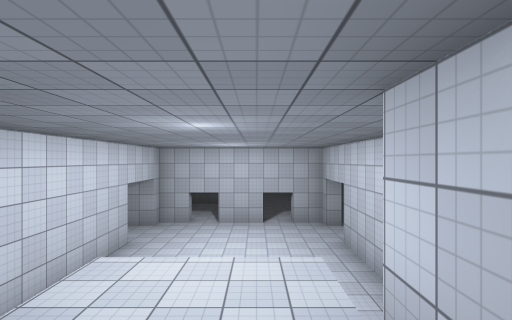
View 1 (above)

16 first-person views from a walk through a Unity game level. The camera is 1.3 m above the floor, looks level and sees 80° across. The floor is counted in squares, 2 m on a side. Each view is taken from the middle of a square. On the plan, view 1 faces up. The plan holds only what a view shows up to about 10 squares ahead; the rest is blank. The place goes on beyond the plan. The player is left out. Some animated figures are left out. Surface patterns are stand-ins for the level's own textures.

View 2
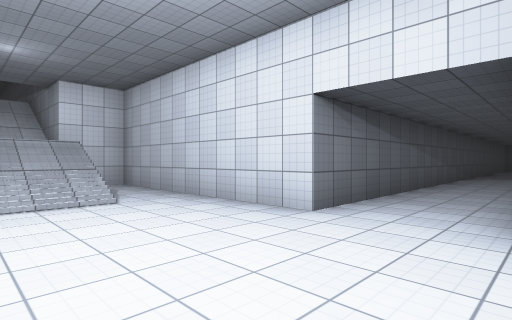

View 3
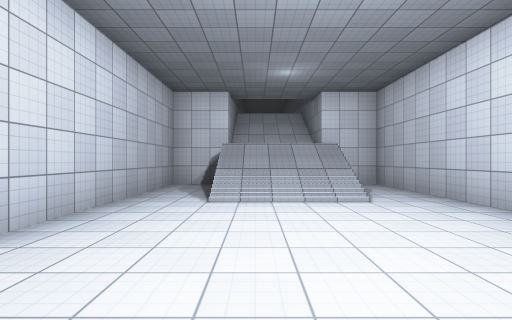

View 4
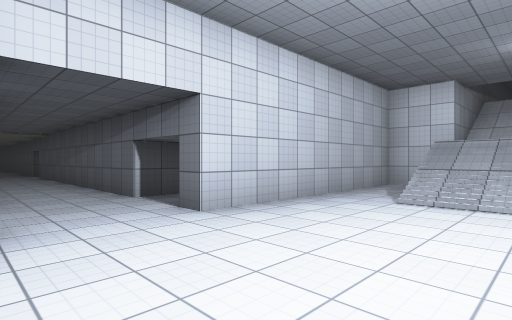

View 5
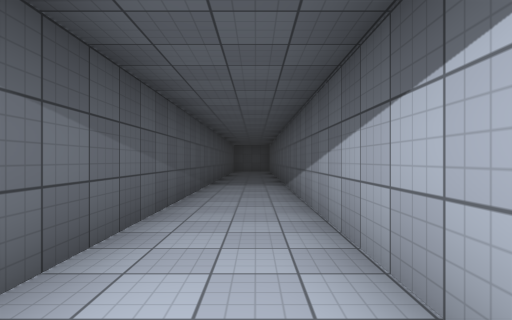

View 6
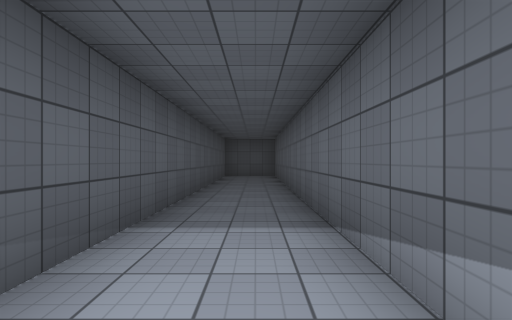

View 7
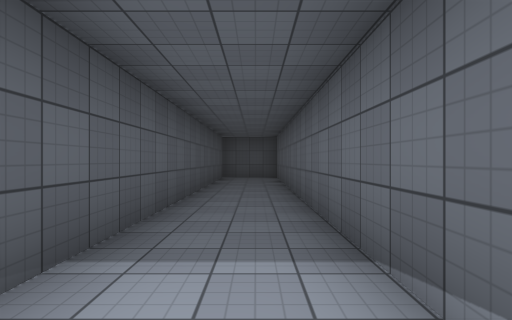

View 8
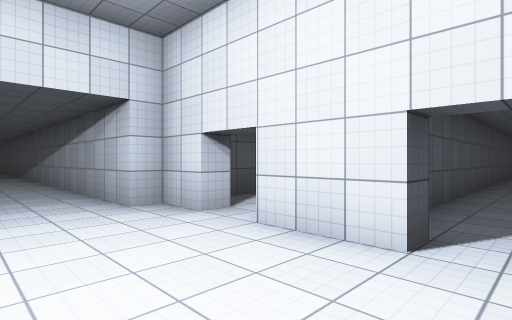

View 9
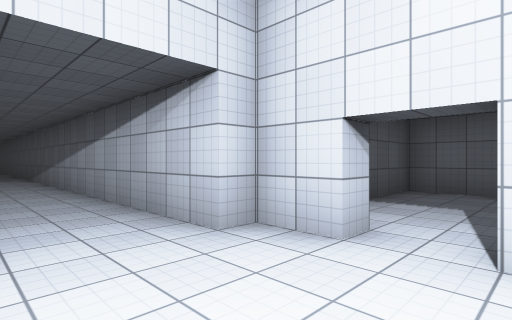

View 10
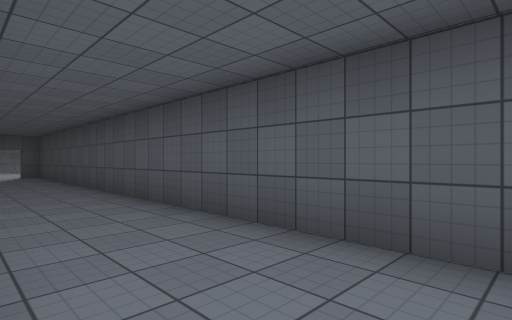

View 11
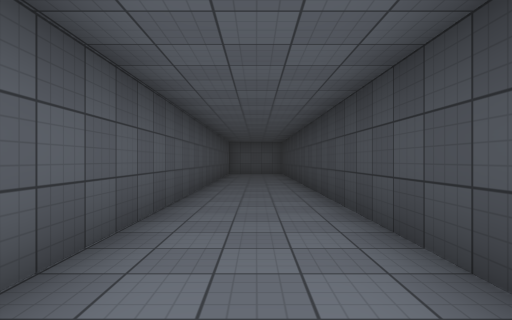

View 12
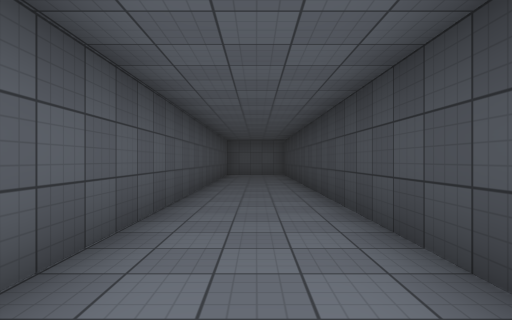

View 13
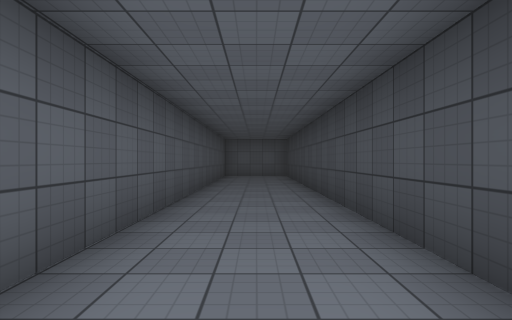

View 14
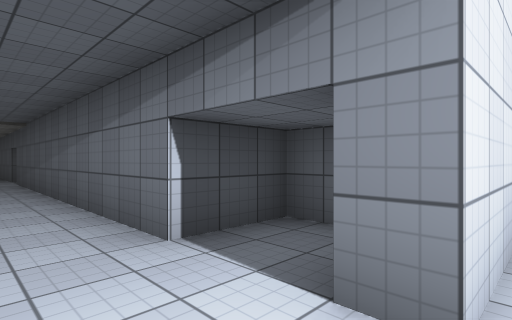

View 15
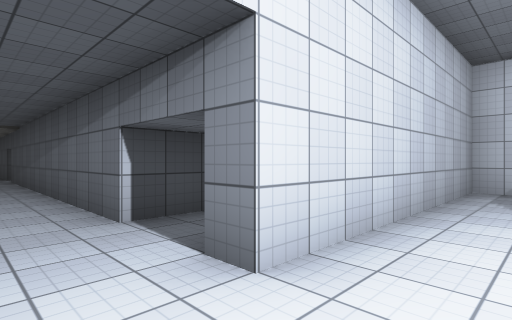

View 16
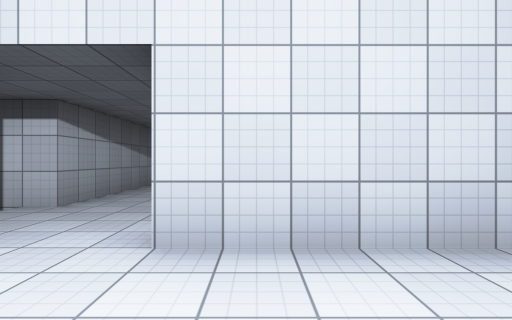

### Floor plan
Key: @ floor where view 1 was taken; # wall or solid block; . main floor; : floor 2.25 m higher than the main floor; - floor 8 m lower than the main floor; / step, stairs or slope; v drop or lower ground.
Columns run from 20 left of view 1 to 15 right of it. Each row starts with its distance up from view 1.
 32                    #...#
 31                    #...#
 30                    #...#
 29                    #...#
 28                    #...#
 27                    #...#
 26                    #...#
 25                    #...#
 24                    #...#
 23                    #...#
 22                    #...#
 21                    #...
 20                    #...
 19                    #...
 18                    #..
 17                    #..
 16                    #..
 15                 ####..
 14                 #..#..
 13                 #..#..
 12                 #..#..
 11                 ##.##.  #
 10 #################.....#.#--v#
  9 ................................
  8 .................................
  7 #################.....v#.######## ##
  6                 #......###
  5                 #..//..#
  4                 #..//..#
  3                 #..::..#
  2                 #..::..#
  1                 ###//###
  0                   #/@#
 -1                   #//#

Positions as (right, up) in squares from view 1, and headings:
1: (0, 0), facing up
2: (0, 10), facing down-left
3: (0, 10), facing down
4: (-1, 10), facing down-right
5: (-5, 9), facing left
6: (-10, 9), facing left
7: (-11, 9), facing left
8: (1, 8), facing up-left
9: (-1, 8), facing up-left
10: (2, 24), facing down-left
11: (1, 20), facing up
12: (1, 21), facing up
13: (1, 22), facing up
14: (2, 9), facing down-right
15: (1, 9), facing down-right
16: (0, 7), facing right
